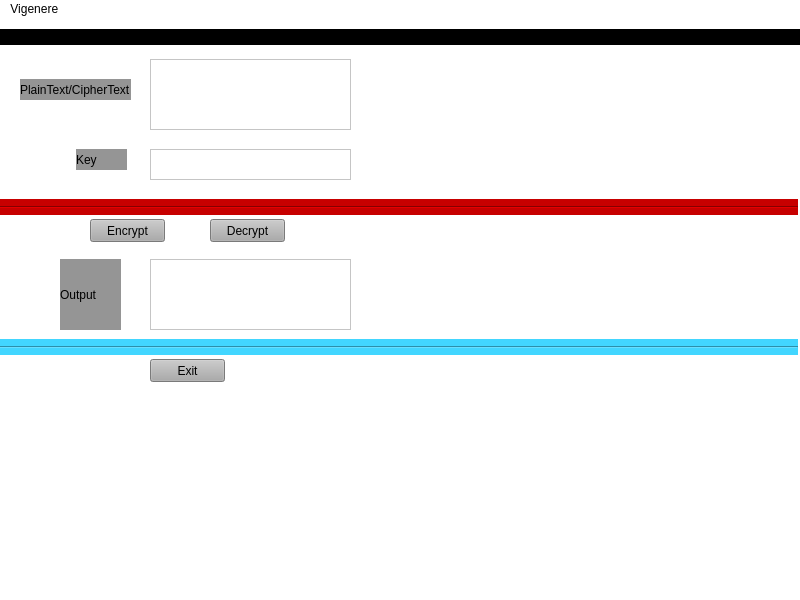
<?xml version="1.0" encoding="UTF-8"?>
<ui version="4.0">
 <class>Vignere</class>
 <widget class="QMainWindow" name="Vignere">
  <property name="geometry">
   <rect>
    <x>0</x>
    <y>0</y>
    <width>800</width>
    <height>600</height>
   </rect>
  </property>
  <property name="windowTitle">
   <string>MainWindow</string>
  </property>
  <property name="styleSheet">
   <string notr="true">border-color: rgb(0, 0, 0);
border-top-color: rgb(0, 0, 0);
background-color: rgb(255, 255, 255);
</string>
  </property>
  <widget class="QWidget" name="centralwidget">
   <widget class="QTextEdit" name="textMessage">
    <property name="geometry">
     <rect>
      <x>150</x>
      <y>40</y>
      <width>201</width>
      <height>71</height>
     </rect>
    </property>
    <property name="styleSheet">
     <string notr="true">background-color: rgb(255, 255, 255);</string>
    </property>
   </widget>
   <widget class="QLabel" name="label">
    <property name="geometry">
     <rect>
      <x>20</x>
      <y>60</y>
      <width>111</width>
      <height>21</height>
     </rect>
    </property>
    <property name="styleSheet">
     <string notr="true">background-color: rgb(149, 149, 149);
border-color: rgb(4, 4, 4);
font: 8pt &quot;Franklin Gothic Book&quot;;</string>
    </property>
    <property name="text">
     <string>PlainText/CipherText</string>
    </property>
   </widget>
   <widget class="QLabel" name="key">
    <property name="geometry">
     <rect>
      <x>76</x>
      <y>130</y>
      <width>51</width>
      <height>21</height>
     </rect>
    </property>
    <property name="styleSheet">
     <string notr="true">background-color: rgb(149, 149, 149);
border-color: rgb(4, 4, 4);
font: 8pt &quot;Franklin Gothic Book&quot;;</string>
    </property>
    <property name="text">
     <string>Key</string>
    </property>
   </widget>
   <widget class="QPushButton" name="Encrypt">
    <property name="geometry">
     <rect>
      <x>90</x>
      <y>200</y>
      <width>75</width>
      <height>23</height>
     </rect>
    </property>
    <property name="styleSheet">
     <string notr="true">background-color: rgb(171, 171, 171);</string>
    </property>
    <property name="text">
     <string>Encrypt</string>
    </property>
   </widget>
   <widget class="QPushButton" name="decrypt">
    <property name="geometry">
     <rect>
      <x>210</x>
      <y>200</y>
      <width>75</width>
      <height>23</height>
     </rect>
    </property>
    <property name="styleSheet">
     <string notr="true">background-color: rgb(171, 171, 171);</string>
    </property>
    <property name="text">
     <string>Decrypt</string>
    </property>
   </widget>
   <widget class="QTextEdit" name="textOut">
    <property name="geometry">
     <rect>
      <x>150</x>
      <y>240</y>
      <width>201</width>
      <height>71</height>
     </rect>
    </property>
    <property name="styleSheet">
     <string notr="true">background-color: rgb(255, 255, 255);</string>
    </property>
   </widget>
   <widget class="QTextEdit" name="textKey">
    <property name="geometry">
     <rect>
      <x>150</x>
      <y>130</y>
      <width>201</width>
      <height>31</height>
     </rect>
    </property>
    <property name="styleSheet">
     <string notr="true">background-color: rgb(255, 255, 255);</string>
    </property>
   </widget>
   <widget class="QLabel" name="label_out">
    <property name="geometry">
     <rect>
      <x>60</x>
      <y>240</y>
      <width>61</width>
      <height>71</height>
     </rect>
    </property>
    <property name="styleSheet">
     <string notr="true">background-color: rgb(149, 149, 149);
border-color: rgb(4, 4, 4);
font: 8pt &quot;Franklin Gothic Book&quot;;
</string>
    </property>
    <property name="text">
     <string>Output</string>
    </property>
   </widget>
   <widget class="QPushButton" name="pushExit">
    <property name="geometry">
     <rect>
      <x>150</x>
      <y>340</y>
      <width>75</width>
      <height>23</height>
     </rect>
    </property>
    <property name="styleSheet">
     <string notr="true">background-color: rgb(171, 171, 171);</string>
    </property>
    <property name="text">
     <string>Exit</string>
    </property>
   </widget>
   <widget class="Line" name="line">
    <property name="geometry">
     <rect>
      <x>-3</x>
      <y>180</y>
      <width>801</width>
      <height>16</height>
     </rect>
    </property>
    <property name="styleSheet">
     <string notr="true">background-color: rgb(199, 0, 0);</string>
    </property>
    <property name="orientation">
     <enum>Qt::Horizontal</enum>
    </property>
   </widget>
   <widget class="Line" name="line_2">
    <property name="geometry">
     <rect>
      <x>-3</x>
      <y>320</y>
      <width>801</width>
      <height>16</height>
     </rect>
    </property>
    <property name="styleSheet">
     <string notr="true">background-color: rgb(66, 214, 255);</string>
    </property>
    <property name="orientation">
     <enum>Qt::Horizontal</enum>
    </property>
   </widget>
   <widget class="Line" name="line_3">
    <property name="geometry">
     <rect>
      <x>0</x>
      <y>10</y>
      <width>811</width>
      <height>16</height>
     </rect>
    </property>
    <property name="styleSheet">
     <string notr="true">background-color: rgb(0, 0, 0) ;</string>
    </property>
    <property name="orientation">
     <enum>Qt::Horizontal</enum>
    </property>
   </widget>
  </widget>
  <widget class="QMenuBar" name="menubar">
   <property name="geometry">
    <rect>
     <x>0</x>
     <y>0</y>
     <width>800</width>
     <height>21</height>
    </rect>
   </property>
   <widget class="QMenu" name="menuVignere">
    <property name="title">
     <string>Vigenere </string>
    </property>
   </widget>
   <addaction name="menuVignere"/>
  </widget>
  <widget class="QStatusBar" name="statusbar"/>
 </widget>
 <resources/>
 <connections/>
</ui>
